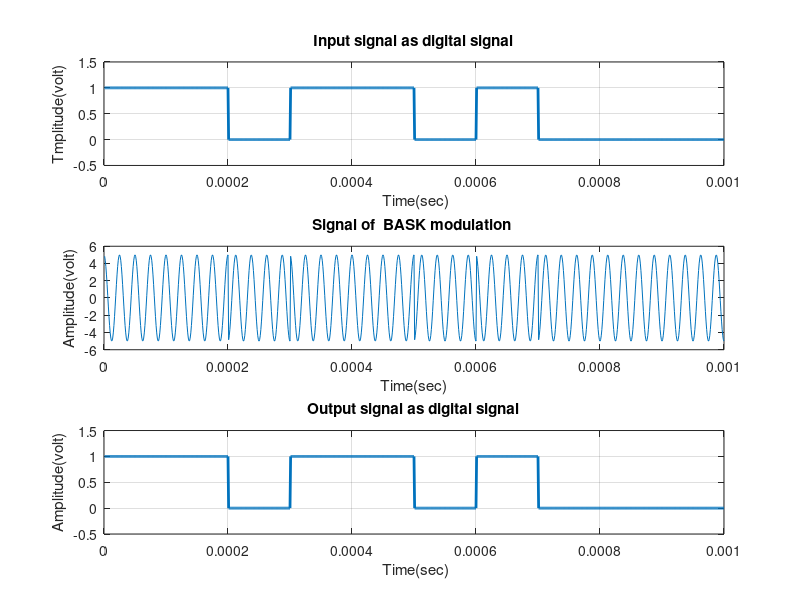

Recreate this plot in MATLAB.
% ********************* BPSK modulation and de-modulation ****************%
%Hafiz Muhammad Attaullah
clc;
clear all;
% ********************* Define transmitted signal *************************
N=10; 		% 10 is Number of bits
x_inp = randint(1,N);  % binary signal 0 or 1 % transmitted message                              
Tb = 0.0001; % bit period (per second)   
% ********************* Represent input signal as digital signal ****
x_bit=[]; 
nb=100; % bbit/bit
for n=1:1:N   % 
    if x_inp(n)==1;  % 
       x_bitt=ones(1,nb);
    else x_inp(n)==0;
        x_bitt=zeros(1,nb);
    end
     x_bit=[x_bit x_bitt];
end
t1=Tb/nb:Tb/nb:nb*N*(Tb/nb); % time of the signal 
f1 = figure(1);
set(f1,'color',[1 1 1]);
subplot(3,1,1);
plot(t1,x_bit,'lineWidth',2);grid on;
axis([ 0 Tb*N -0.5 1.5]);
ylabel('Tmplitude(volt)');
xlabel(' Time(sec)');
title('Input signal as digital signal');
% ********************* Define BFSK Modulation ****************************
Ac=5;  % Amplitude of carrier signal
mc=4;  % fc>>fs fc=mc*fs fs=1/Tb
fc=mc*(1/Tb); % carrier frequency for bit 1
fi1=0; % carrier phase for bit 1
fi2=pi; % carrier phase for bit 0
t2=Tb/nb:Tb/nb:Tb;                 
t2L=length(t2);
x_mod=[];
for (i=1:1:N)
    if (x_inp(i)==1)
        x_mod0=Ac*cos(2*pi*fc*t2+fi1);%modulation signal with carrier signal 1
    else
        x_mod0=Ac*cos(2*pi*fc*t2+fi2);%modulation signal with carrier signal 2
    end
    x_mod=[x_mod x_mod0];
end
t3=Tb/nb:Tb/nb:Tb*N;
subplot(3,1,2);
plot(t3,x_mod);
xlabel('Time(sec)');
ylabel('Amplitude(volt)');
title('Signal of  BASK modulation ');
% ********************* Transmitted signal x ******************************
x=x_mod;
% ********************* Channel model h and w *****************************
h=1; % Fading 
w=0; % Noise
% ********************* Received signal y *********************************
y=h.*x+w;
% ********************* Define BPSK Demodulation **************************
y_dem=[];
for n=t2L:t2L:length(y)
  t=Tb/nb:Tb/nb:Tb;
  c=cos(2*pi*fc*t); % carrier siignal 
  y_dem0=c.*y((n-(t2L-1)):n);
  t4=Tb/nb:Tb/nb:Tb;
  z=trapz(t4,y_dem0); % intregation 
  A_dem=round((2*z/Tb));                                     
  if(A_dem>Ac/2) % logic level = Ac/2
    A=1;
  else
    A=0;
  end
  y_dem=[y_dem A];
end
x_out=y_dem; % output signal;
% *************** Represent output signal as digital signal ***************
xx_bit=[];
for n=1:length(x_out);
    if x_out(n)==1;
       xx_bitt=ones(1,nb);
    else x_out(n)==0;
        xx_bitt=zeros(1,nb);
    end
     xx_bit=[xx_bit xx_bitt];
end
t4=Tb/nb:Tb/nb:nb*length(x_out)*(Tb/nb);
subplot(3,1,3)
plot(t4,xx_bit,'LineWidth',2);grid on;
axis([ 0 Tb*length(x_out) -0.5 1.5]);
ylabel('Amplitude(volt)');
xlabel(' Time(sec)');
title('Output signal as digital signal');
% **************************** end of program *****************************
